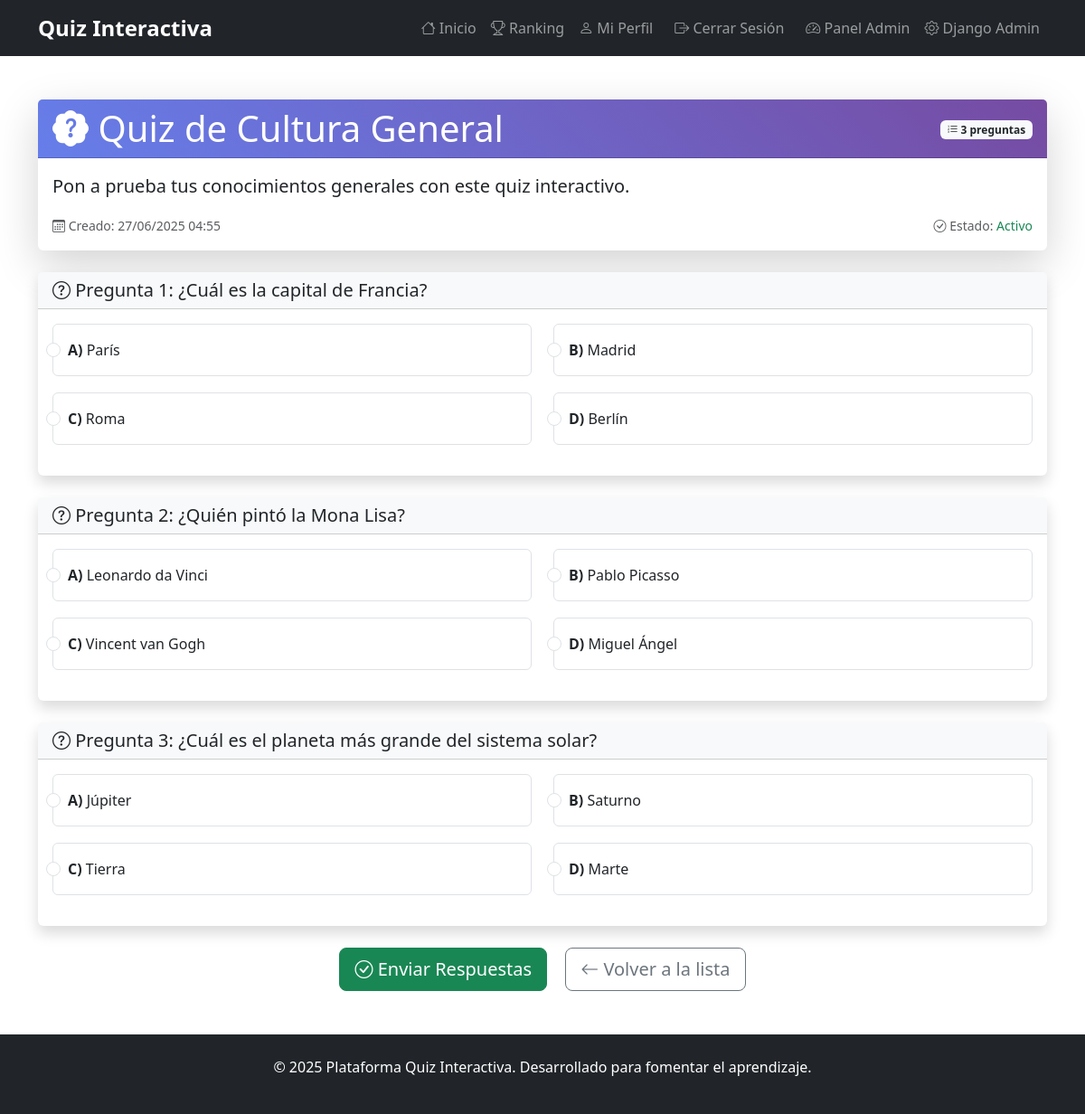
The app's page /quiz/11/ (signed in) with its own data.
### quizzes/models.py (models this page shows, shortened)
class Quiz(models.Model):
    titulo = models.CharField(max_length=200)
    descripcion = models.TextField(blank=True)
    fecha_creacion = models.DateTimeField(auto_now_add=True)
    activo = models.BooleanField(default=True)
    tiempo_limite = models.IntegerField(default=0, help_text="Tiempo en minutos (0 = sin límite)")

class Pregunta(models.Model):
    quiz = models.ForeignKey(Quiz, related_name='preguntas', on_delete=models.CASCADE)
    texto = models.CharField(max_length=500)

class Opcion(models.Model):
    pregunta = models.ForeignKey(Pregunta, related_name='opciones', on_delete=models.CASCADE)
    texto = models.CharField(max_length=300)
    es_correcta = models.BooleanField(default=False)

### quizzes/views.py (the view)
# urls.py: path('quiz/<int:quiz_id>/', views.quiz_detail, name='quiz_detail'),
@login_required
def quiz_detail(request, quiz_id):
    quiz = get_object_or_404(Quiz, id=quiz_id)
    preguntas = quiz.preguntas.all()
    participacion_existente = Participacion.objects.filter(usuario=request.user, quiz=quiz).first()
    return render(request, 'quizzes/quiz_detail.html', {
        'quiz': quiz,
        'preguntas': preguntas,
        'participacion_existente': participacion_existente
    })

### quizzes/templates/quizzes/quiz_detail.html (shortened to what this page needs)
{% extends 'base.html' %}
{% block content %}
<div class="container my-5">
    <div class="row">
        <div class="col-12">
            <div class="card border-0 shadow-lg">
                <div class="card-header text-white" style="background: linear-gradient(45deg, #667eea, #764ba2);">
                    <div class="row align-items-center">
                        <div class="col">
                            <h1 class="mb-0">
                                <i class="bi bi-patch-question-fill"></i> {{ quiz.titulo }}
                            </h1>
                        </div>
                        <div class="col-auto">
                            <span class="badge bg-light text-dark">
                                <i class="bi bi-list-ol"></i> {{ preguntas|length }} pregunta{{ preguntas|length|pluralize }}
                            </span>
                        </div>
                    </div>
                </div>
                <div class="card-body">
                    <p class="lead">{{ quiz.descripcion }}</p>
                    <div class="row">
                        <div class="col-md-6">
                            <small class="text-muted">
                                <i class="bi bi-calendar3"></i> Creado: {{ quiz.fecha_creacion|date:"d/m/Y H:i" }}
                            </small>
                        </div>
                        <div class="col-md-6 text-md-end">
                            <small class="text-muted">
                                <i class="bi bi-check-circle"></i> Estado:
                                {% if quiz.activo %}
                                    <span class="text-success">Activo</span>
                                {% else %}
                                    <span class="text-danger">Inactivo</span>
                                {% endif %}
                            </small>
                        </div>
                    </div>
                </div>
            </div>
        </div>
    </div>
    <div class="row mt-4">
        <div class="col-12">
            <form id="quizForm" class="needs-validation" novalidate>
                {% for pregunta in preguntas %}
                <div class="card mb-4 border-0 shadow">
                    <div class="card-header bg-light">
                        <h5 class="mb-0">
                            <i class="bi bi-question-circle"></i>
                            Pregunta {{ forloop.counter }}: {{ pregunta.texto }}
                        </h5>
                    </div>
                    <div class="card-body">
                        <div class="row">
                            {% for opcion in pregunta.opciones.all %}
                            <div class="col-md-6 mb-3">
                                <div class="form-check p-3 border rounded option-card" style="cursor: pointer;">
                                    <input class="form-check-input" type="radio"
                                           name="pregunta_{{ pregunta.id }}"
                                           id="opcion_{{ opcion.id }}"
                                           value="{{ opcion.id }}" required>
                                    <label class="form-check-label w-100" for="opcion_{{ opcion.id }}" style="cursor: pointer;">
                                        <strong>{% if forloop.counter == 1 %}A{% elif forloop.counter == 2 %}B{% elif forloop.counter == 3 %}C{% else %}D{% endif %})</strong> {{ opcion.texto }}
                                    </label>
                                </div>
                            </div>
                            {% endfor %}
                        </div>
                    </div>
                </div>
                {% empty %}
                <div class="alert alert-warning text-center">
                    <i class="bi bi-exclamation-triangle"></i>
                    <h4>No hay preguntas en este quiz</h4>
                    <p>Este quiz aún no tiene preguntas configuradas.</p>
                </div>
                {% endfor %}
                {% if preguntas %}
                <div class="text-center mt-4">
                    <button type="submit" class="btn btn-success btn-lg me-3">
                        <i class="bi bi-check-circle"></i> Enviar Respuestas
                    </button>
                    <a href="/" class="btn btn-outline-secondary btn-lg">
                        <i class="bi bi-arrow-left"></i> Volver a la lista
                    </a>
                </div>
                {% else %}
                <div class="text-center">
                    <a href="/" class="btn btn-primary btn-lg">
                        <i class="bi bi-arrow-left"></i> Volver a la lista
                    </a>
                </div>
                {% endif %}
            </form>
        </div>
    </div>
</div>
{% endblock %}

### quizzes/templates/quizzes/quiz_detail.html (style rules this page uses)
.option-card { transition: all 0.3s ease; }

### records on screen
Quiz: titulo "Quiz de Cultura General", descripcion "Pon a prueba tus conocimientos generales con este quiz interactivo.", fecha_creacion "27/06/2025 04:55"
Pregunta: texto "¿Cuál es la capital de Francia?"
Opcion: shows "A", texto "París"
Opcion: shows "B", texto "Madrid"
Opcion: shows "C", texto "Roma"
Opcion: shows "D", texto "Berlín"
Pregunta: texto "¿Quién pintó la Mona Lisa?"
Opcion: shows "A", texto "Leonardo da Vinci"
Opcion: shows "B", texto "Pablo Picasso"
Opcion: shows "C", texto "Vincent van Gogh"
Opcion: shows "D", texto "Miguel Ángel"
Pregunta: texto "¿Cuál es el planeta más grande del sistema solar?"
Opcion: shows "A", texto "Júpiter"
Opcion: shows "B", texto "Saturno"
Opcion: shows "C", texto "Tierra"
Opcion: shows "D", texto "Marte"

### other values on screen
{{ preguntas|length }} "3"
